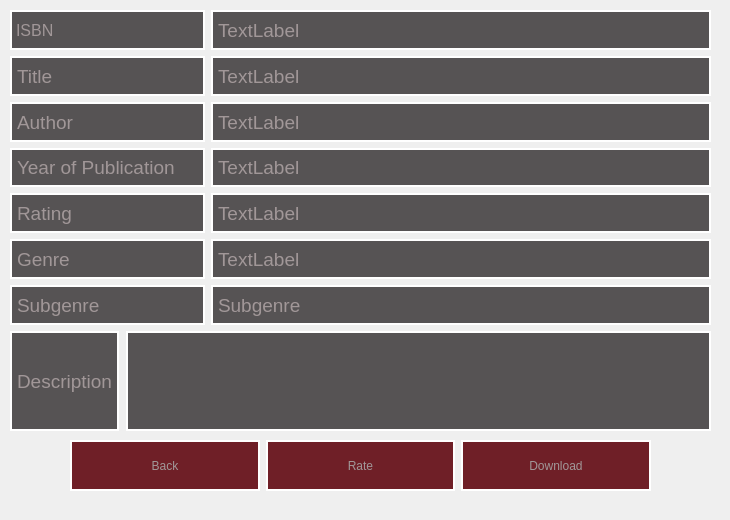
<?xml version="1.0" encoding="UTF-8"?>
<ui version="4.0">
 <class>BookItem</class>
 <widget class="QDialog" name="BookItem">
  <property name="geometry">
   <rect>
    <x>0</x>
    <y>0</y>
    <width>730</width>
    <height>520</height>
   </rect>
  </property>
  <property name="minimumSize">
   <size>
    <width>720</width>
    <height>500</height>
   </size>
  </property>
  <property name="maximumSize">
   <size>
    <width>730</width>
    <height>520</height>
   </size>
  </property>
  <property name="windowTitle">
   <string>Dialog</string>
  </property>
  <widget class="QWidget" name="layoutWidget">
   <property name="geometry">
    <rect>
     <x>70</x>
     <y>440</y>
     <width>581</width>
     <height>51</height>
    </rect>
   </property>
   <layout class="QHBoxLayout" name="horizontalLayout_2">
    <item>
     <widget class="QPushButton" name="backButton">
      <property name="sizePolicy">
       <sizepolicy hsizetype="Preferred" vsizetype="Preferred">
        <horstretch>0</horstretch>
        <verstretch>0</verstretch>
       </sizepolicy>
      </property>
      <property name="styleSheet">
       <string notr="true">
QPushButton {
background-color:#6f1f27;
color: #a19798;
font: 16pt &quot;Arial&quot;;
border:2px solid #FFFFFF;
}

QPushButton:hover {
    background-color: #520a11;
}</string>
      </property>
      <property name="text">
       <string>Back</string>
      </property>
     </widget>
    </item>
    <item>
     <widget class="QPushButton" name="rateButton">
      <property name="sizePolicy">
       <sizepolicy hsizetype="Preferred" vsizetype="Preferred">
        <horstretch>0</horstretch>
        <verstretch>0</verstretch>
       </sizepolicy>
      </property>
      <property name="styleSheet">
       <string notr="true">
QPushButton {
background-color:#6f1f27;
color: #a19798;
font: 16pt &quot;Arial&quot;;
border:2px solid #FFFFFF;
}

QPushButton:hover {
    background-color: #520a11;
}</string>
      </property>
      <property name="text">
       <string>Rate</string>
      </property>
     </widget>
    </item>
    <item>
     <widget class="QPushButton" name="downloadButton">
      <property name="sizePolicy">
       <sizepolicy hsizetype="Preferred" vsizetype="Preferred">
        <horstretch>0</horstretch>
        <verstretch>0</verstretch>
       </sizepolicy>
      </property>
      <property name="styleSheet">
       <string notr="true">
QPushButton {
background-color:#6f1f27;
color: #a19798;
font: 16pt &quot;Arial&quot;;
border:2px solid #FFFFFF;
}

QPushButton:hover {
    background-color: #520a11;
}</string>
      </property>
      <property name="text">
       <string>Download</string>
      </property>
     </widget>
    </item>
   </layout>
  </widget>
  <widget class="QWidget" name="layoutWidget">
   <property name="geometry">
    <rect>
     <x>10</x>
     <y>10</y>
     <width>701</width>
     <height>421</height>
    </rect>
   </property>
   <layout class="QVBoxLayout" name="verticalLayout">
    <item>
     <layout class="QHBoxLayout" name="horizontalLayout">
      <item>
       <widget class="QLabel" name="isbn">
        <property name="styleSheet">
         <string notr="true">background-color:#565354; 
color: #a19798; 
font: 12pt Arial; 
border:2px solid #FFFFFF;</string>
        </property>
        <property name="text">
         <string>ISBN</string>
        </property>
       </widget>
      </item>
      <item>
       <widget class="QLabel" name="isbnText">
        <property name="minimumSize">
         <size>
          <width>500</width>
          <height>0</height>
         </size>
        </property>
        <property name="maximumSize">
         <size>
          <width>300</width>
          <height>16777215</height>
         </size>
        </property>
        <property name="styleSheet">
         <string notr="true">background-color:#565354; 
color: #a19798; 
font: 14pt Arial; 
border:2px solid #FFFFFF;</string>
        </property>
        <property name="text">
         <string>TextLabel</string>
        </property>
       </widget>
      </item>
     </layout>
    </item>
    <item>
     <layout class="QHBoxLayout" name="horizontalLayout_3">
      <item>
       <widget class="QLabel" name="title">
        <property name="styleSheet">
         <string notr="true">background-color:#565354; 
color: #a19798; 
font: 14pt Arial; 
border:2px solid #FFFFFF;</string>
        </property>
        <property name="text">
         <string>Title</string>
        </property>
       </widget>
      </item>
      <item>
       <widget class="QLabel" name="titleText">
        <property name="minimumSize">
         <size>
          <width>500</width>
          <height>0</height>
         </size>
        </property>
        <property name="styleSheet">
         <string notr="true">background-color:#565354; 
color: #a19798; 
font: 14pt Arial; 
border:2px solid #FFFFFF;</string>
        </property>
        <property name="text">
         <string>TextLabel</string>
        </property>
       </widget>
      </item>
     </layout>
    </item>
    <item>
     <layout class="QHBoxLayout" name="horizontalLayout_4">
      <item>
       <widget class="QLabel" name="author">
        <property name="styleSheet">
         <string notr="true">background-color:#565354; 
color: #a19798; 
font: 14pt Arial; 
border:2px solid #FFFFFF;</string>
        </property>
        <property name="text">
         <string>Author</string>
        </property>
       </widget>
      </item>
      <item>
       <widget class="QLabel" name="authorText">
        <property name="minimumSize">
         <size>
          <width>500</width>
          <height>0</height>
         </size>
        </property>
        <property name="styleSheet">
         <string notr="true">background-color:#565354; 
color: #a19798; 
font: 14pt Arial; 
border:2px solid #FFFFFF;</string>
        </property>
        <property name="text">
         <string>TextLabel</string>
        </property>
       </widget>
      </item>
     </layout>
    </item>
    <item>
     <layout class="QHBoxLayout" name="horizontalLayout_5">
      <item>
       <widget class="QLabel" name="yearOfPublication">
        <property name="styleSheet">
         <string notr="true">background-color:#565354; 
color: #a19798; 
font: 14pt Arial; 
border:2px solid #FFFFFF;</string>
        </property>
        <property name="text">
         <string>Year of Publication</string>
        </property>
       </widget>
      </item>
      <item>
       <widget class="QLabel" name="yearOfPublicationText">
        <property name="minimumSize">
         <size>
          <width>500</width>
          <height>0</height>
         </size>
        </property>
        <property name="styleSheet">
         <string notr="true">background-color:#565354; 
color: #a19798; 
font: 14pt Arial; 
border:2px solid #FFFFFF;</string>
        </property>
        <property name="text">
         <string>TextLabel</string>
        </property>
       </widget>
      </item>
     </layout>
    </item>
    <item>
     <layout class="QHBoxLayout" name="horizontalLayout_6">
      <item>
       <widget class="QLabel" name="Rating">
        <property name="styleSheet">
         <string notr="true">background-color:#565354; 
color: #a19798; 
font: 14pt Arial; 
border:2px solid #FFFFFF;</string>
        </property>
        <property name="text">
         <string>Rating</string>
        </property>
       </widget>
      </item>
      <item>
       <widget class="QLabel" name="ratingText">
        <property name="minimumSize">
         <size>
          <width>500</width>
          <height>0</height>
         </size>
        </property>
        <property name="styleSheet">
         <string notr="true">background-color:#565354; 
color: #a19798; 
font: 14pt Arial; 
border:2px solid #FFFFFF;</string>
        </property>
        <property name="text">
         <string>TextLabel</string>
        </property>
       </widget>
      </item>
     </layout>
    </item>
    <item>
     <layout class="QHBoxLayout" name="horizontalLayout_7">
      <item>
       <widget class="QLabel" name="Genre">
        <property name="styleSheet">
         <string notr="true">background-color:#565354; 
color: #a19798; 
font: 14pt Arial; 
border:2px solid #FFFFFF;</string>
        </property>
        <property name="text">
         <string>Genre</string>
        </property>
       </widget>
      </item>
      <item>
       <widget class="QLabel" name="genreText">
        <property name="minimumSize">
         <size>
          <width>500</width>
          <height>0</height>
         </size>
        </property>
        <property name="styleSheet">
         <string notr="true">background-color:#565354; 
color: #a19798; 
font: 14pt Arial; 
border:2px solid #FFFFFF;</string>
        </property>
        <property name="text">
         <string>TextLabel</string>
        </property>
       </widget>
      </item>
     </layout>
    </item>
    <item>
     <layout class="QHBoxLayout" name="horizontalLayout_8">
      <item>
       <widget class="QLabel" name="subgenre_2">
        <property name="styleSheet">
         <string notr="true">background-color:#565354; 
color: #a19798; 
font: 14pt Arial; 
border:2px solid #FFFFFF;</string>
        </property>
        <property name="text">
         <string>Subgenre</string>
        </property>
       </widget>
      </item>
      <item>
       <widget class="QLabel" name="subgenreText">
        <property name="minimumSize">
         <size>
          <width>500</width>
          <height>0</height>
         </size>
        </property>
        <property name="styleSheet">
         <string notr="true">background-color:#565354; 
color: #a19798; 
font: 14pt Arial; 
border:2px solid #FFFFFF;</string>
        </property>
        <property name="text">
         <string>Subgenre</string>
        </property>
       </widget>
      </item>
     </layout>
    </item>
    <item>
     <layout class="QHBoxLayout" name="horizontalLayout_9">
      <property name="spacing">
       <number>7</number>
      </property>
      <property name="sizeConstraint">
       <enum>QLayout::SetMaximumSize</enum>
      </property>
      <item>
       <widget class="QLabel" name="description">
        <property name="minimumSize">
         <size>
          <width>0</width>
          <height>40</height>
         </size>
        </property>
        <property name="maximumSize">
         <size>
          <width>16777215</width>
          <height>100</height>
         </size>
        </property>
        <property name="styleSheet">
         <string notr="true">background-color:#565354; 
color: #a19798; 
font: 14pt Arial; 
border:2px solid #FFFFFF;</string>
        </property>
        <property name="text">
         <string>Description</string>
        </property>
       </widget>
      </item>
      <item>
       <widget class="QTextBrowser" name="descriptionText">
        <property name="minimumSize">
         <size>
          <width>0</width>
          <height>100</height>
         </size>
        </property>
        <property name="maximumSize">
         <size>
          <width>16777215</width>
          <height>100</height>
         </size>
        </property>
        <property name="styleSheet">
         <string notr="true">background-color:#565354; 
color: #a19798; 
font: 14pt Arial; 
border:2px solid #FFFFFF;</string>
        </property>
        <property name="html">
         <string>&lt;!DOCTYPE HTML PUBLIC &quot;-//W3C//DTD HTML 4.0//EN&quot; &quot;http://www.w3.org/TR/REC-html40/strict.dtd&quot;&gt;
&lt;html&gt;&lt;head&gt;&lt;meta name=&quot;qrichtext&quot; content=&quot;1&quot; /&gt;&lt;meta charset=&quot;utf-8&quot; /&gt;&lt;style type=&quot;text/css&quot;&gt;
p, li { white-space: pre-wrap; }
hr { height: 1px; border-width: 0; }
li.unchecked::marker { content: &quot;\2610&quot;; }
li.checked::marker { content: &quot;\2612&quot;; }
&lt;/style&gt;&lt;/head&gt;&lt;body style=&quot; font-family:'Arial'; font-size:14pt; font-weight:400; font-style:normal;&quot;&gt;
&lt;p style=&quot;-qt-paragraph-type:empty; margin-top:0px; margin-bottom:0px; margin-left:0px; margin-right:0px; -qt-block-indent:0; text-indent:0px;&quot;&gt;&lt;br /&gt;&lt;/p&gt;&lt;/body&gt;&lt;/html&gt;</string>
        </property>
       </widget>
      </item>
     </layout>
    </item>
   </layout>
  </widget>
 </widget>
 <resources/>
 <connections/>
</ui>
